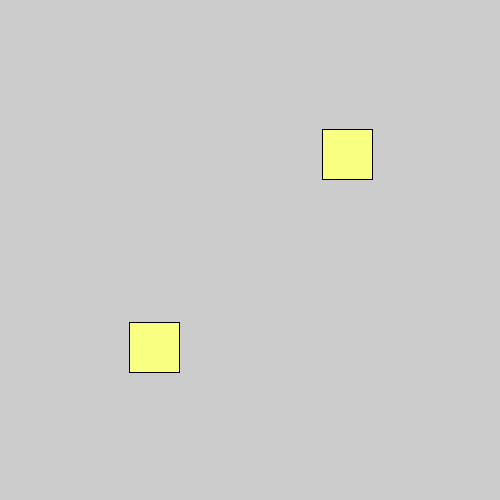
Frame 1 (no input)
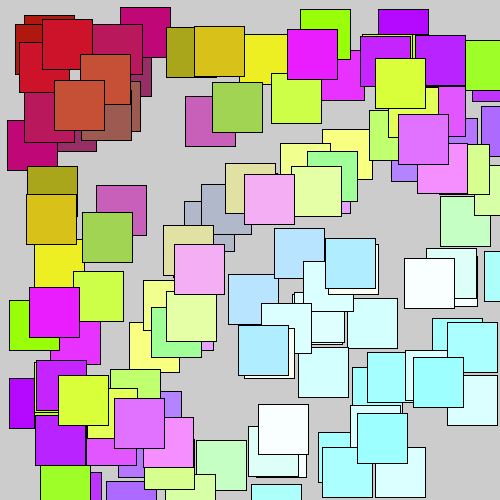
Frame 60 (the mouse pressed at the canvas centre just before this capture)
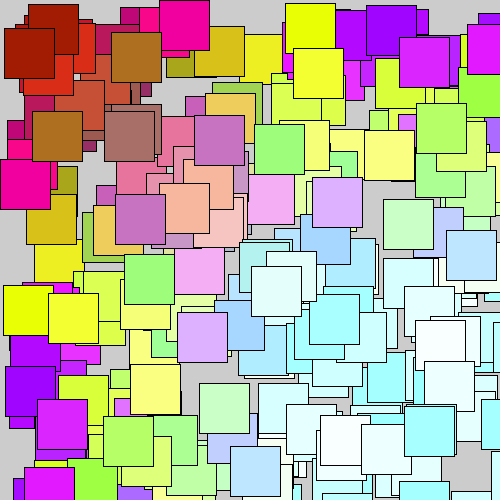
Frame 120 (the mouse held since frame 60 and released just before this capture)

The Processing sketch that drew these frames (run headless with seeded random() and noise(); from frame 60 on, the mouse is pressed at the canvas centre):

// Processing sketch: random3
// ── random3.pde
float x;
float y;
void setup(){
  size(500,500);
  //strokeWeight(10);
  x=0;
  y=height/2;
}

//void mousePressed(){
  //fill(random(200),random(200),random(200));
  //ellipse(mouseX,mouseY,50,50);
//}

void draw() {
  //if (mousePressed == true);
  //mousePressed();{
  //fill(random(200),random(200),random(200));
  //ellipse(mouseX,mouseY,50,50);

  //background(200,200,x);
  x=random(height-1);
  y=random(width-1);
  //if (x>width)x=-25;
  //y=random(width-5);
  fill(random(150,255),x,y);
  //noStroke();
  rect(x,y,50,50);
  rect(y,x,50,50);
}
